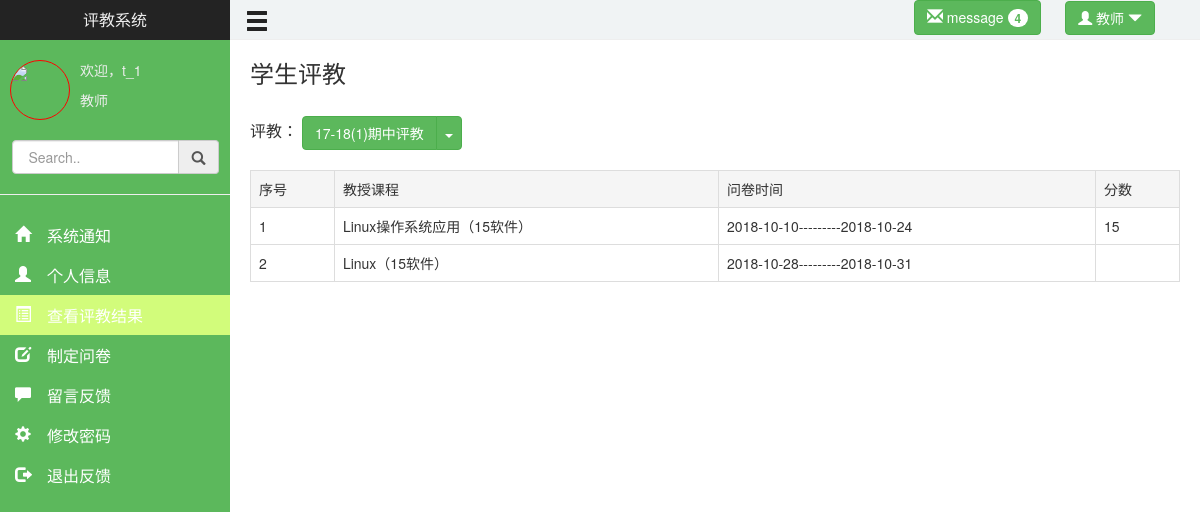
Screenshot of /tea_design.php (signed in) with the database file from the repository.
### tables this page shows
CREATE TABLE IF NOT EXISTS `tea_psw` (
  `t_id` varchar(100) NOT NULL COMMENT '教师序号',
  `t_name` varchar(100) NOT NULL COMMENT '教师姓名',
  `zhanghao` varchar(100) NOT NULL COMMENT '账号',
  `psw` varchar(100) NOT NULL COMMENT '密码'
);

CREATE TABLE IF NOT EXISTS `course` (
  `c_id` varchar(100) NOT NULL,
  `c_name` varchar(100) NOT NULL,
  `t_id` varchar(100) NOT NULL,
  `t_name` varchar(100) NOT NULL
);

CREATE TABLE IF NOT EXISTS `wenjuan` (
  `w_id` varchar(100) NOT NULL,
  `w_title` varchar(100) NOT NULL,
  `w_score` int(100) NOT NULL,
  `day_creat` date NOT NULL,
  `t_id` varchar(100) NOT NULL,
  `day_finish` date NOT NULL,
  `c_id` varchar(100) NOT NULL,
  PRIMARY KEY (`w_id`),
  UNIQUE KEY `c_id` (`c_id`)
);

CREATE TABLE IF NOT EXISTS `xsrotb` (
  `s_id` varchar(100) NOT NULL,
  `t_id` varchar(100) NOT NULL,
  `c_id` varchar(100) NOT NULL,
  `score` varchar(100) NOT NULL
);

### tea_design.php (the view, shortened to what this page needs)
<?php
   $t_id=$_COOKIE['tea_id'];
   $re="select xsrotb.c_id,xsrotb.t_id,xsrotb.score,wenjuan.day_creat,wenjuan.day_finish,wenjuan.w_id,tea_psw.t_name,course.c_name from tea_psw,xsrotb,course,wenjuan where tea_psw.t_id=xsrotb.t_id and xsrotb.t_id='$t_id' and xsrotb.c_id=course.c_id and xsrotb.c_id=wenjuan.c_id";
   $query=mysql_query($re);
?>
<!DOCTYPE html>
<html lang="en">
<head>
    <link rel="stylesheet" href="css/main.css">
    <link rel="stylesheet" href="css/stu_rot.css">
    <link rel="stylesheet" href="bs/css/bootstrap.css">
    <link rel="stylesheet" href="css/hover.css">
</head>
<body>
    <div id="left-nav">
        <div class="inner" id="title">
            评教系统
        </div>
        <div id="info">
            <div id="headimg"><img src="image/2.jpg" height="100%"></div>
            <div id="headtext"><p>欢迎，<?php echo $_COOKIE['tea_id'] ?></p><p><?php echo $_COOKIE['tea_name']?></p></div>
        </div>
        <div class="input-group" id="seach">
            <input type="text" class="form-control" placeholder=" Search.." >
            <span class="input-group-addon sp1"><span class="glyphicon glyphicon-search spp1" ></span></span>
        </div>
        <hr>
        <ul id="list">
            <li ><a href="tea_mes.php" ><span class="glyphicon glyphicon-home"> 系统通知</span></a></li>
            <li><a href="tea_info.php"><span class="glyphicon glyphicon-user"> 个人信息</span></a></li>
            <li class="this"><a href="tea_design.php"><span class="glyphicon glyphicon-list-alt"> 查看评教结果</span></a></li>
            <li ><a href="tea_rot.php"><span class="glyphicon glyphicon-edit"> 制定问卷</span></a></li>
            <li ><a href="tea_chat.php"><span class="glyphicon glyphicon-comment"> 留言反馈</span></a></li>
            <li ><a href="tea_psw.php"><span class="glyphicon glyphicon-cog"> 修改密码</span></a></li>
            <li data-toggle="modal" data-target="#exit"><a href="#"><span class="glyphicon glyphicon-log-out"> 退出反馈</span></a></li>
        </ul>
    </div>
    <div id="right-content">
            <div class="container-fluid" id="header">
                <div class="popover-demo pull-right">
                    <button type="button" class="btn btn-success btn1" data-container="body" data-toggle="popover" data-placement="bottom" data-content="Vivamus
                    sagittis lacus vel augue laoreet rutrum faucibus.">
                        <span class="glyphicon glyphicon-envelope sp1"></span> message <span class="badge">4</span>
                    </button>
                    <button type="button" class="btn btn-success btn2" data-container="body" data-toggle="popover" data-placement="bottom" data-content="Vivamus
                        sagittis lacus vel augue laoreet rutrum faucibus.">
                        <span class="glyphicon glyphicon-user"></span>  <?php echo $_COOKIE['tea_name'] ?>  <span class="glyphicon glyphicon-triangle-bottom"></span>
                    </button>
                </div>
                    <span class="glyphicon glyphicon-menu-hamburger pull-left sp2"></span>
            </div>
            <div id="rot" class="pag pag3">
                <h3>学生评教</h3>
                <br>
                <span class="sp4">评教：</span>
                <div class="btn-group">
                    <button type="button" class="btn btn-success">17-18(1)期中评教</button>
                    <button type="button" class="btn btn-success dropdown-toggle" data-toggle="dropdown" aria-haspopup="true" aria-expanded="false">
                      <span class="caret"></span>
                    </button>
                  </div>
                <table class="table table-bordered tab2">
                   <tr class="active">
                     <td>序号</td>
                     <td>教授课程</td>
                     <td>问卷时间</td>
                     <td>分数</td>
                   </tr>
                   <?php
                      $i=0;
                      while($value=mysql_fetch_array($query)){
                          $i++;
                          echo'<tr><td>';
                          echo $i;
                          echo'</td><td>';
                          echo"{$value['c_name']}";
                          echo'</td><td>';
                          echo"{$value['day_creat']}";
                          echo'---------';
                          echo"{$value['day_finish']}";
                          echo'</td><td>';
                          echo"{$value['score']}";
                          echo'</td></tr>';
                      }
                   ?>
                </table>
            </div>
    </div>
</body>
</html>

### css/main.css (style rules this page uses)
* { margin:0; padding:0; }
#left-nav { min-height:100%; width: 230px; position: absolute; z-index: 1; background: #5cb85c; }
.inner { display: inline-block; }
#left-nav #title { height:40px; background:#232323; width: 100%; font-size:16px; text-align: center; line-height: 40px; color: #eee; }
#left-nav #info { padding-top:20px; width: 100%; height: 100px; display: flex; color:#eee; }
#headimg { width: 60px; height:60px; margin-left:10px; border-radius: 100%; overflow: hidden; border:1px solid red; }
#headtext { margin-left:10px; }
#left-nav #seach { width:90%; margin-left:5%; }
#left-nav #list li { font-size:16px; height:40px; line-height: 40px; list-style: none; }
#left-nav #list li a { color:#fff; }
#left-nav #list li span { margin-right:10px; margin-left:15px; }
#right-content { margin-left:230px; }
#right-content #header { height:40px; background:#f0f3f4; margin: 0; border-bottom:1px solid #eee; }
#right-content #header .popover-demo button .sp1 { font-size:16px; }
#right-content #header .popover-demo .btn1 { margin-right:20px; }
#right-content #header .popover-demo .btn2 { margin-right:30px; }
#right-content #header .sp2 { line-height:40px; font-size:24px; color: #232323 }
#right-content .pag { margin:20px 10px 20px 10px; }

### css/stu_rot.css (style rules this page uses)
#right-content #rot { padding: 0 10px 0 10px; }
#right-content #rot .sp4 { font-size: 16px; }
#right-content #rot .tab2 { margin-top:20px; }

### css/hover.css (style rules this page uses)
.this { background:#d2fc7b; }

### rows the page displays
tea_psw: course.c_name "Linux操作系统应用（15软件）", wenjuan.day_creat "2018-10-10", wenjuan.day_finish "2018-10-24", xsrotb.score "15", course.c_name "Linux（15软件）", wenjuan.day_creat "2018-10-28", wenjuan.day_finish "2018-10-31"

### other values shown
$_COOKIE['tea_id'] "t_1"
$_COOKIE['tea_name'] "教师"
